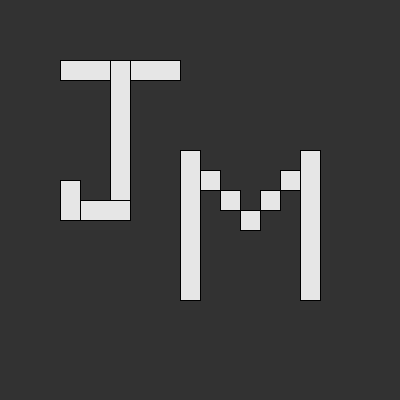
Frame 1 (no input)
Frame 60 (the mouse pressed at the canvas centre just before this capture): identical to frame 1, image omitted
Frame 120 (the mouse held since frame 60 and released just before this capture): identical to frame 1, image omitted

The Processing sketch that drew this single still picture (run headless with seeded random() and noise(); from frame 60 on, the mouse is pressed at the canvas centre):

// Processing sketch: processing_134129
// ── processing_134129.pde

// Homework Assignment 1
// Joe Mallonee, jmallone@andrew.cmu.ed
// Copyright 2014


void setup(){
   size(400,400);
   smooth();
   background(50,50,50);
}

void draw(){
  fill(230,230,230);
  rect(60,60,120,20);
  rect(110,60,20,150);
  rect(60,200,70,20);
  rect(60,180,20,40);
  rect(180,150, 20, 150);
  rect(200,170,20,20);
  rect(220,190,20,20);
  rect(240,210,20,20);
  rect(260,190,20,20);
  rect(280,170,20,20);
  rect(300,150,20,150);
}
